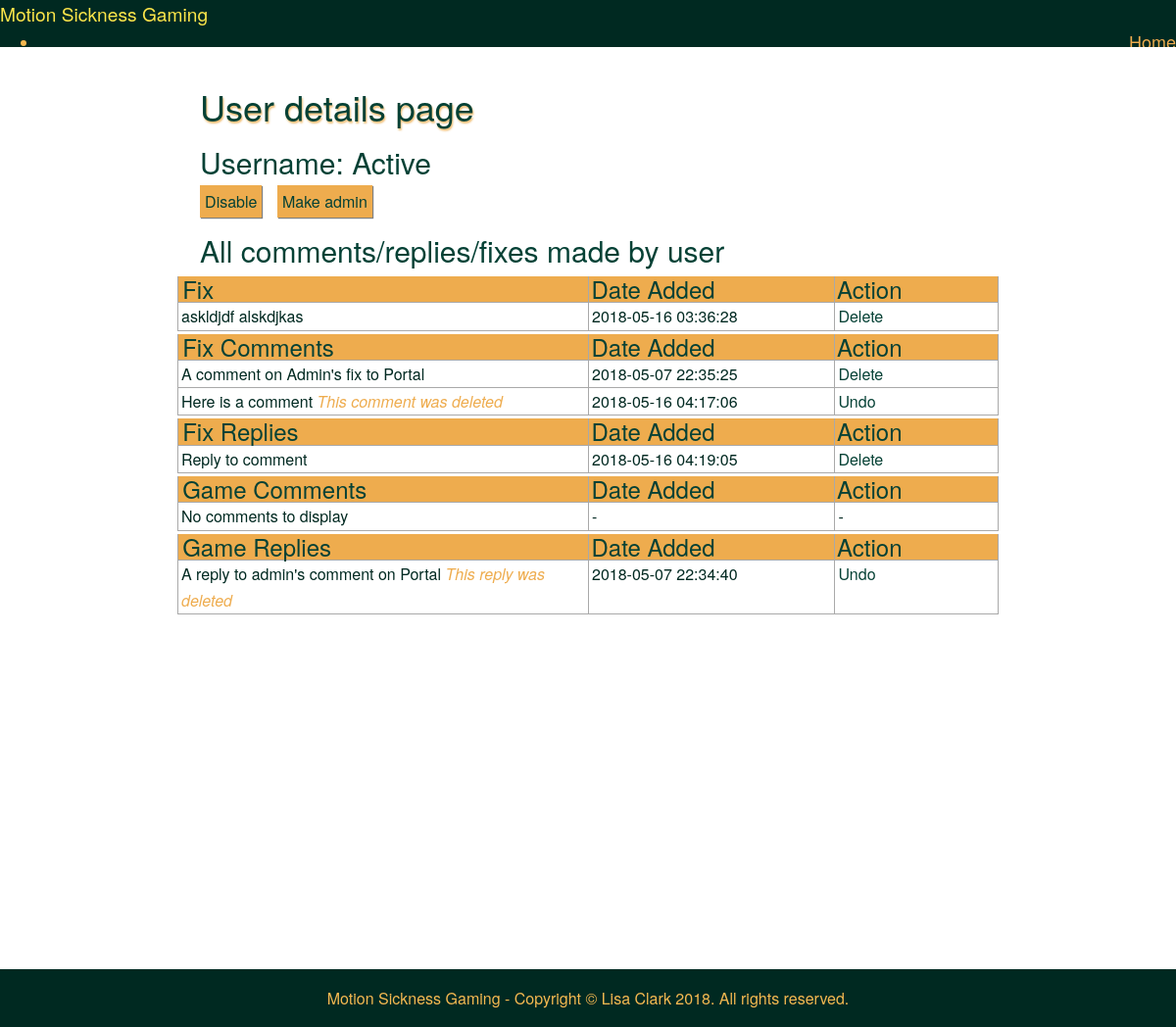
The page /view/php/admin_view_user.php?userID=2 (signed in) on the database its author committed.
### tables this page shows
CREATE TABLE `user` (
  `userID` int(10) UNSIGNED NOT NULL,
  `username` varchar(30) NOT NULL,
  `password` varchar(512) NOT NULL,
  `userCreateDate` datetime NOT NULL DEFAULT CURRENT_TIMESTAMP,
  `acctStatus` int(10) UNSIGNED NOT NULL,
  `avatarID` int(10) UNSIGNED DEFAULT NULL,
  `commRep` int(10) UNSIGNED NOT NULL,
  `fixRep` int(10) UNSIGNED NOT NULL
);

CREATE TABLE `fix` (
  `fixID` int(10) UNSIGNED NOT NULL,
  `fixInfo` text NOT NULL,
  `fixDateTime` timestamp NOT NULL DEFAULT CURRENT_TIMESTAMP,
  `fixThUp` int(10) UNSIGNED NOT NULL,
  `fixThDown` int(10) UNSIGNED NOT NULL,
  `userID` int(10) UNSIGNED NOT NULL,
  `gameID` int(10) UNSIGNED NOT NULL,
  `deleted` tinyint(1) NOT NULL
);

CREATE TABLE `fixcomm` (
  `fixCommID` int(10) UNSIGNED NOT NULL,
  `fixComment` text NOT NULL,
  `fixCommDateTime` timestamp NOT NULL DEFAULT CURRENT_TIMESTAMP,
  `fixCommThUp` int(10) UNSIGNED NOT NULL,
  `fixCommThDown` int(10) UNSIGNED NOT NULL,
  `userID` int(10) UNSIGNED NOT NULL,
  `fixID` int(10) UNSIGNED NOT NULL,
  `deleted` tinyint(1) NOT NULL
);

CREATE TABLE `fixreply` (
  `fixReplyID` int(10) UNSIGNED NOT NULL,
  `fixReply` text NOT NULL,
  `fixReplyDateTime` timestamp NOT NULL DEFAULT CURRENT_TIMESTAMP,
  `fixReplyThUp` int(10) UNSIGNED NOT NULL,
  `fixReplyThDown` int(10) UNSIGNED NOT NULL,
  `userID` int(10) UNSIGNED NOT NULL,
  `fixcommID` int(10) UNSIGNED NOT NULL,
  `deleted` tinyint(1) NOT NULL
);

CREATE TABLE `gamereply` (
  `gameReplyID` int(10) UNSIGNED NOT NULL,
  `replyComment` text NOT NULL,
  `replyCommDateTime` timestamp NOT NULL DEFAULT CURRENT_TIMESTAMP,
  `replyCommThUp` int(10) UNSIGNED NOT NULL,
  `replyCommThDown` int(10) UNSIGNED NOT NULL,
  `userID` int(10) UNSIGNED NOT NULL,
  `gameCommID` int(10) UNSIGNED NOT NULL,
  `deleted` tinyint(1) NOT NULL
);

### model/dbfunctions.php (called while the page is built, shortened)
<?php
function getOneUser($userID) {
    $user = "SELECT user.userID, user.username, avatar.avatarID, avatar.url, user.acctStatus
    FROM user
    INNER JOIN avatar ON avatar.avatarID = user.avatarID
    WHERE user.userID ='" . $userID . "';";
    include 'connect.php';
    $stmt = $conn->prepare($user);
    $stmt->execute();
    return $stmt->fetch(PDO::FETCH_ASSOC);
}
function getAllUserComments($table, $userID) {
    $comment = "SELECT * FROM ".$table."
    WHERE userID = '" . $userID . "';";
    include 'connect.php';
    $stmt = $conn->prepare($comment);
    $stmt->execute();
    return $stmt->fetchAll(PDO::FETCH_ASSOC);
}
?>

### view/php/admin_view_user_fixcomm.php (the view, shortened to what this page needs)
<div class="usercomments">
    <div class="row">
        <div class="col1">
            <div class="tablehead">
                <h3>Fix Comments</h3>
            </div>
        </div>
        <div class="col2">
            <div class="tablehead">
                <h3>Date Added</h3>
            </div>
        </div>
        <div class="col3">
            <div class="tablehead">
                <h3>Action</h3>
            </div>
        </div>
    </div>
    <?php
    $getAllUserFixComm = getAllUserComments('fixcomm', $_GET['userID']);
    if (!empty($getAllUserFixComm)) {
        foreach($getAllUserFixComm as $row) {
    ?>
    <div class="row">
        <div class="col1">
            <?php
                if($row['deleted'] == true) {
            ?>
            <p>
                <?php echo $row['fixComment']; ?>
                <em class="orange">This comment was deleted</em>
            </p>
            <?php
                } else {
            ?>
            <p>
                <?php echo $row['fixComment'] ?>
            </p>
            <?php
                }
            ?>
        </div>
        <div class="col2">
            <p>
                <?php echo $row['fixCommDateTime']; ?>
            </p>
        </div>
        <div class="col3">
            <p>
            <?php
                if($row['deleted'] == true) {
            ?>
                <a href="#" onclick="undeletecomm('fixcomm', <?php echo $row['fixCommID'] ?>);">Undo</a>
            <?php
                } else {
            ?>
                <a href="#" onclick="deletecomm('fixcomm', <?php echo $row['fixCommID'] ?>);">Delete</a>
            <?php
                }
            ?>
            </p>
        </div>
    </div>
        <?php
            }
            }
        ?>
</div>

### view/php/admin_view_user.php (shortened to what this page needs)
<?php
    include 'header.php';
    include 'nav.php';
    include '../../model/connect.php';
    include '../../model/dbfunctions.php';
?>
<div class="content game-page">
    <h1>User details page</h1>
    <?php
        $getuser = getOneUser($_GET['userID']);
    ?>
    <h2>Username: <?php echo $getuser['username']; ?></h2>
    <?php
        if ($getuser['acctStatus'] == '1') {
    ?>
    <a class="status" href="#" onclick="changestatus('disable', <?php echo $_GET['userID']; ?>)">Disable</a>
    <a class="status" href="#" onclick="changestatus('admin', <?php echo $_GET['userID']; ?>)">Make admin</a>
    <?php
        } else if ($getuser['acctStatus'] == '2') {
    ?>
    <a class="status" href="#" onclick="changestatus('active', <?php echo $_GET['userID']; ?>)">Enable</a>
    <?php
        } else if ($getuser['acctStatus'] == '3') {
    ?>
    <a class="status" href="#" onclick="changestatus('disable', <?php echo $_GET['userID']; ?>)">Disable</a>
    <a class="status" href="#" onclick="changestatus('removeadmin', <?php echo $_GET['userID']; ?>)">Remove admin</a>
    <?php
        }
    ?>
    <h2>All comments/replies/fixes made by user</h2>
    <?php
        include 'admin_view_user_fix.php';
        include 'admin_view_user_fixcomm.php';
        include 'admin_view_user_fixreply.php';
        include 'admin_view_user_gamecomm.php';
        include 'admin_view_user_gamereply.php';
    ?>
</div>
<?php
    include 'footer.php';
?>

### view/php/admin_view_user_fix.php (shortened to what this page needs)
<div class="usercomments">
    <div class="row">
        <div class="col1">
            <div class="tablehead">
                <h3>Fix</h3>
            </div>
        </div>
        <div class="col2">
            <div class="tablehead">
                <h3>Date Added</h3>
            </div>
        </div>
        <div class="col3">
            <div class="tablehead">
                <h3>Action</h3>
            </div>
        </div>
    </div>
    <?php
    $getAllUserFix = getAllUserComments('fix', $_GET['userID']);
    if (!empty($getAllUserFix)) {
        ?>
        <?php
            foreach($getAllUserFix as $row) {
        ?>
    <div class="row">
        <div class="col1">
            <?php
                if($row['deleted'] == true) {
            ?>
            <p>
                <?php echo $row['fixInfo']; ?>
                <em class="orange">This fix was deleted</em>
            </p>
            <?php
                } else {
            ?>
            <p>
                <?php echo $row['fixInfo'] ?>
            </p>
            <?php
                }
            ?>
        </div>
        <div class="col2">
            <p>
                <?php echo $row['fixDateTime']; ?>
            </p>
        </div>
        <div class="col3">
            <p>
            <?php
                if($row['deleted'] == true) {
            ?>
                <a href="#" onclick="undeletecomm('fix', <?php echo $row['fixID'] ?>);">Undo</a>
            <?php
                } else {
            ?>
                <a href="#" onclick="deletecomm('fix', <?php echo $row['fixID'] ?>);">Delete</a>
            <?php
                }
            ?>
            </p>
        </div>
    </div>
        <?php
            }
        ?>
        <?php
            }
        ?>
</div>

### view/php/admin_view_user_fixreply.php (shortened to what this page needs)
<div class="usercomments">
    <div class="row">
        <div class="col1">
            <div class="tablehead">
                <h3>Fix Replies</h3>
            </div>
        </div>
        <div class="col2">
            <div class="tablehead">
                <h3>Date Added</h3>
            </div>
        </div>
        <div class="col3">
            <div class="tablehead">
                <h3>Action</h3>
            </div>
        </div>
    </div>
    <?php
    $getAllUserFixReply = getAllUserComments('fixreply', $_GET['userID']);
    if (!empty($getAllUserFixReply)) {
        foreach($getAllUserFixReply as $row) {
    ?>
    <div class="row">
        <div class="col1">
            <?php
                if($row['deleted'] == true) {
            ?>
            <p>
                <?php echo $row['fixReply']; ?>
                <em class="orange">This reply was deleted</em>
            </p>
            <?php
                } else {
            ?>
            <p>
                <?php echo $row['fixReply'] ?>
            </p>
            <?php
                }
            ?>
        </div>
        <div class="col2">
            <p>
                <?php echo $row['fixReplyDateTime']; ?>
            </p>
        </div>
        <div class="col3">
            <p>
            <?php
                if($row['deleted'] == true) {
            ?>
                <a href="#" onclick="undeletecomm('fixreply', <?php echo $row['fixReplyID'] ?>);">Undo</a>
            <?php
                } else {
            ?>
                <a href="#" onclick="deletecomm('fixreply', <?php echo $row['fixReplyID'] ?>);">Delete</a>
            <?php
                }
            ?>
            </p>
        </div>
    </div>
        <?php
            }
            }
        ?>
</div>

### view/php/admin_view_user_gamereply.php (shortened to what this page needs)
<div class="usercomments">
    <div class="row">
        <div class="col1">
            <div class="tablehead">
                <h3>Game Replies</h3>
            </div>
        </div>
        <div class="col2">
            <div class="tablehead">
                <h3>Date Added</h3>
            </div>
        </div>
        <div class="col3">
            <div class="tablehead">
                <h3>Action</h3>
            </div>
        </div>
    </div>
    <?php
    $getAllUserGameReply = getAllUserComments('gamereply', $_GET['userID']);
    if (!empty($getAllUserGameReply)) {
        foreach($getAllUserGameReply as $row) {
    ?>
    <div class="row">
        <div class="col1">
            <?php
                if($row['deleted'] == true) {
            ?>
            <p>
                <?php echo $row['replyComment']; ?>
                <em class="orange">This reply was deleted</em>
            </p>
            <?php
                } else {
            ?>
            <p>
                <?php echo $row['replyComment'] ?>
            </p>
            <?php
                }
            ?>
        </div>
        <div class="col2">
            <p>
                <?php echo $row['replyCommDateTime']; ?>
            </p>
        </div>
        <div class="col3">
            <p>
            <?php
                if($row['deleted'] == true) {
            ?>
                <a href="#" onclick="undeletecomm('gamereply', <?php echo $row['gameReplyID'] ?>);">Undo</a>
            <?php
                } else {
            ?>
                <a href="#" onclick="deletecomm('gamereply', <?php echo $row['gameReplyID'] ?>);">Delete</a>
            <?php
                }
            ?>
            </p>
        </div>
    </div>
        <?php
            }
            }
        ?>
</div>

### view/css/layouts/marketing.css (style rules this page uses)
* { -webkit-box-sizing: border-box; -moz-box-sizing: border-box; box-sizing: border-box; }
body { line-height: 1.7em; color: #002921; font-size: 13px; background-image: url(../../img/background.jpg); background-attachment: fixed; }
h1, h2, h3, h4, h5, h6, label { color: #054135; }
.content { padding: 1em 1em 3em; }
@media (min-width: 48em) { body { font-size: 16px; } }

### view/css/style.css (style rules this page uses)
.game-page { padding-top: 5px; margin: 0 auto; background: rgba(255,255,255,0.4); width: 70%; min-height: 1000px; }
.game-page h1 { text-shadow: 1px 2px 2px rgba(238,172,78,0.8); padding-top: 2%; }
.game-page h1, .game-page h2 { padding-left: 1%; }
a { color: #054135; }
.orange { color: #EEAC4E; padding-right: 2px; }
.usercomments { margin-bottom: 3px; }
.col1 { grid-column: 1 / 2; }
.col2 { grid-column: 2 / 3; }
.col3 { grid-column: 3 / 4; border-right: 1px solid darkgrey; }
.col1, .col2, .col3 { border-left: 1px solid darkgrey; border-bottom: 1px solid darkgrey; }
.col1 p, .col2 p, .col3 p { margin: 0; padding-left: 3px; }
.row { display: grid; grid-template-columns: 50% 30% 20%; background-color: white; margin-bottom: 0; }
.tablehead { background-color: #EEAC4E; }
.tablehead h3 { padding: 0; margin: 0; padding-left: 1%; }
.status { background-color: #EEAC4E; padding: 5px; box-shadow: 1px 1px 1px rgba(0,0,0,0.5); margin-right: 3px; margin-left: 1%; }

### rows shown on the page
user: username "Active"
fix: fixInfo "askldjdf alskdjkas", fixDateTime "2018-05-16 03:36:28"
fixcomm: fixComment "A comment on Admin's fix to Portal", fixCommDateTime "2018-05-07 22:35:25"
fixcomm: fixComment "Here is a comment", fixCommDateTime "2018-05-16 04:17:06"
fixreply: fixReply "Reply to comment", fixReplyDateTime "2018-05-16 04:19:05"
gamereply: replyComment "A reply to admin's comment on Portal", replyCommDateTime "2018-05-07 22:34:40"
